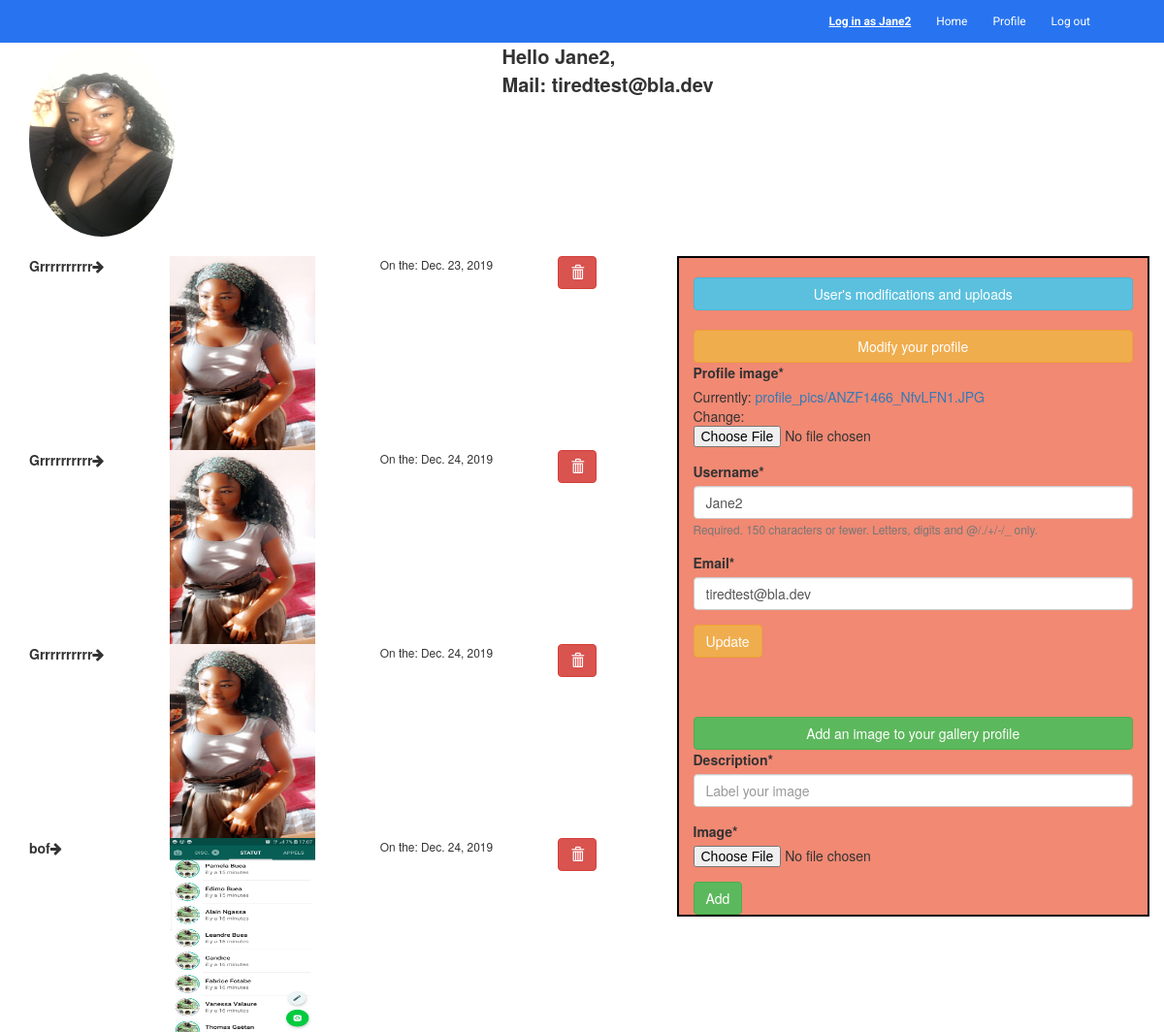
Screenshot of /profile/ (signed in) with the database file from the repository.
### users/models.py (models this page shows, shortened)
class Profile(models.Model):
    user = models.OneToOneField(User, on_delete=models.CASCADE)
    profile_image = models.ImageField(upload_to='profile_pics/', null=True)

class UploadImages(models.Model):
    user = models.ForeignKey(User, on_delete=models.CASCADE)
    image = models.ImageField(upload_to='uploaded_images/', null=True)
    image_label = models.TextField()
    pub_date = models.DateField(default=timezone.now)

### users/views.py (the view)
# urls.py: path('profile/', user_views.profile, name='profile'),
@login_required
def profile(request):
    if request.method == 'POST':
        form = AddImage(request.POST, request.FILES)
        p_form = ProfileUpdateForm(request.POST,
                                   request.FILES,
                                   instance=request.user.profile)  #instance is the current informations of the object before the changes
        u_form = UserUpdateForm(request.POST,
                                   instance=request.user)
        if form.is_valid():
            new_image = UploadImages(
                image_label=form.cleaned_data["description"],
                image=form.cleaned_data["image"],
                pub_date=timezone.now(),
                user=request.user
            )
            new_image.save()
            messages.success(request, f'New image added')
        if u_form.is_valid() and p_form.is_valid():
            p_form.save()
            u_form.save()
            messages.success(request, f'Account updated succesfully')
            return redirect('profile')
    else:
        form = AddImage()
        p_form = ProfileUpdateForm(instance=request.user.profile)
        u_form = UserUpdateForm(instance=request.user)
    return render(request, 'profile.html', {'form': form, 'pform': p_form,
                                            'uform': u_form,
                                            'images': UploadImages.objects.filter(user=request.user)})

### users/forms.py
class AddImage(forms.Form):
    description = forms.CharField(
        max_length=30,
        widget=forms.TextInput(attrs={
            "class": "form-control",
            "placeholder": "Label your image",
        })
    )
    image = forms.ImageField(
        )

class ProfileUpdateForm(forms.ModelForm):
    class Meta:
        model = Profile
        fields = ['profile_image']

### users/templates/profile.html (shortened to what this page needs)
<!DOCTYPE html>
<html lang="en">
{% load static %}
{% load crispy_forms_tags %}
<head>
        <link href="{% static 'main.css' %}" rel="stylesheet">
        <link rel="stylesheet" href="https://cdnjs.cloudflare.com/ajax/libs/font-awesome/4.7.0/css/font-awesome.min.css">
    <link href="//maxcdn.bootstrapcdn.com/bootstrap/3.3.0/css/bootstrap.min.css" rel="stylesheet" id="bootstrap-css">
</head>
<body>
<div id="flipkart-navbar">
    <div class="container">
        <div class="row row1">
            <ul class="largenav pull-right">
                {% if user.is_authenticated %}
                <li class="upper-links" style="text-decoration:underline; font-weight:bold">Log in as {{ user.username }}</li>
                <li class="upper-links"><a class="links" href="{% url 'index' %}">Home</a></li>
                <li class="upper-links"><a class="links" href="{% url 'profile' %}">Profile</a></li>
                <li class="upper-links"><a class="links" href="{% url 'logout' %}">Log out</a></li>
                {% else %}
                <li class="upper-links"><a class="links" href="{% url 'login' %}">Login</a></li>
                <li class="upper-links"><a class="links" href="{% url 'register' %}">Register</a></li>
                {% endif %}
            </ul>
        </div>
    </div>
</div>
<div class="container">
    <div class="row">
        <div class="col col-md-5">
            <img height="200" width="150" src="{{ user.profile.profile_image.url }}" style="border-radius: 50%;"><br><br>
        </div>
        <div class="col col-md-6" style="font-size:20px; font-weight:bold">Hello {{ user.username }},<br> Mail: {{ user.email }}</div>
    </div>
    <div class="row">
        <div class="col col-md-7" style="display: grid;grid-template-columns: auto auto auto auto;">
            {% for img in images %}
                <p style="font-weight:bold;">{{ img.image_label }}<span class="fa fa-arrow-right"></span></p>
                <img height="200" width="150" src="{{ img.image.url }}">
                <small>On the: {{ img.pub_date }}</small>
                <form action="{% url 'delete' pk=img.id %}" method="post">
                    <button type="submit" class="btn btn-danger"><span class="glyphicon glyphicon-trash"></span></button>
                </form>
            {% endfor %}
        </div>
        <div class="col col-md-5" style="display: flex; flex-direction: column; border: 2px solid black; float:right;background-color: #f18973;">
            <h1 class="btn btn-info">User's modifications and uploads</h1>
            <h2 class="btn btn-warning">Modify your profile</h2>
          <form action="" method="post" enctype="multipart/form-data">
            {{ pform|crispy }}
            {{ uform|crispy }}
            <input type="submit" value="Update" class="btn btn-warning">
          </form>
          <hr><h2 class="btn btn-success">Add an image to your gallery profile</h2>
          <form action="" method="post" enctype="multipart/form-data">
            {{ form|crispy }}
            <input type="submit" value="Add" class="btn btn-success">
          </form>
        </div>
    </div>
</div>
</body>
</html>

### search_number/static/main.css (style rules this page uses)
#flipkart-navbar { background-color: #2874f0; color: #FFFFFF; }
.row1 { padding-top: 10px; padding-right: 50px; }
.upper-links { display: inline-block; padding: 0 11px; line-height: 23px; font-family: 'Roboto', sans-serif; letter-spacing: 0; color: inherit; border: none; outline: none; font-size: 12px; }
.links { color: #fff; text-decoration: none; }
.largenav { display: none; }
@media screen and (min-width: 768px) { .largenav { display: block; } }

### rows the page displays
UploadImages: image_label "Grrrrrrrrrr", image (picture), pub_date "Dec. 23, 2019"
UploadImages: image_label "Grrrrrrrrrr", image (picture), pub_date "Dec. 24, 2019"
UploadImages: image_label "Grrrrrrrrrr", image (picture), pub_date "Dec. 24, 2019"
UploadImages: image_label "bof", image (picture), pub_date "Dec. 24, 2019"

### other values shown
{{ user.username }} "Jane2"
{{ user.email }} "tiredtest@bla.dev"
